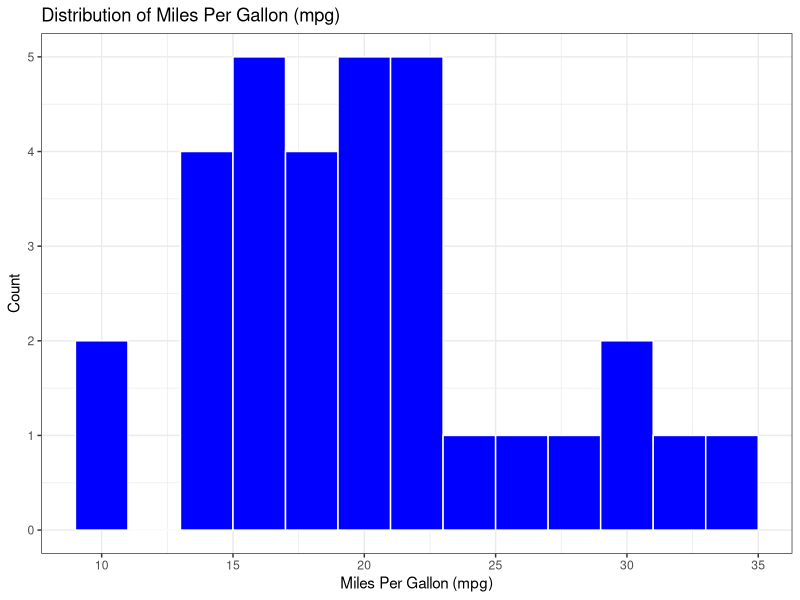

The R source for this figure:
## ---- chunk 1
library(tidyverse) |> suppressPackageStartupMessages()
mtcars %>%
  summarise(
    mean_mpg = mean(mpg),
    median_mpg = median(mpg),
    sd_mpg = sd(mpg)
  ) |> 
    knitr::kable(caption = "Summary of mtcars dataset")

mtcars %>%
  ggplot(aes(x = mpg)) +
  geom_histogram(binwidth = 2, fill = "blue", color = "white") +
  labs(title = "Distribution of Miles Per Gallon (mpg)",
       x = "Miles Per Gallon (mpg)",
       y = "Count") +
  theme_bw()
